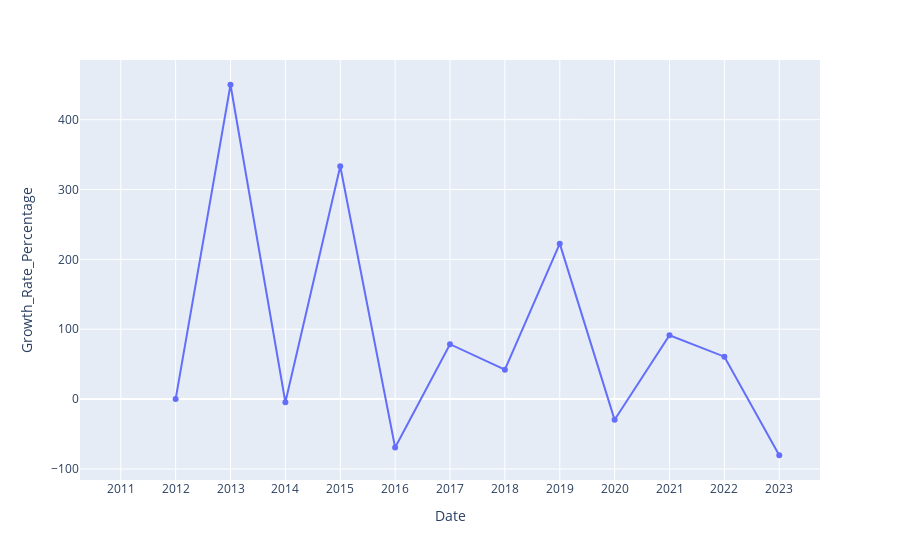

Notebook source saved alongside this figure:
### Code cell
fig = px.line(group_df, x=group_df.index, y='Growth_Rate_Percentage',markers=True)
fig.show()

### Figure 1 — Plotly figure (JSON) as saved in the notebook; plotly's stock layout.template omitted (floating-point values rounded to 4 significant figures)
{"data": [{"hovertemplate": "Date=%{x}<br>Growth_Rate_Percentage=%{y}<extra></extra>", "legendgroup": "", "line": {"color": "#636efa", "dash": "solid"}, "marker": {"symbol": "circle"}, "mode": "lines+markers", "name": "", "orientation": "v", "showlegend": false, "type": "scatter", "x": ["2011", "2012", "2013", "2014", "2015", "2016", "2017", "2018", "2019", "2020", "2021", "2022", "2023"], "xaxis": "x", "y": [null, 0, 450, -4.545, 333.3, -69.23, 78.57, 42.0, 222.5, -29.69, 91.3, 60.71, -80.4], "yaxis": "y"}], "layout": {"autosize": true, "legend": {"tracegroupgap": 0}, "margin": {"t": 60}, "xaxis": {"anchor": "y", "autorange": true, "domain": [0, 1], "range": [-0.7328, 12.73], "title": {"text": "Date"}, "type": "category"}, "yaxis": {"anchor": "x", "autorange": true, "domain": [0, 1], "range": [-121.5, 491.1], "title": {"text": "Growth_Rate_Percentage"}, "type": "linear"}}}
